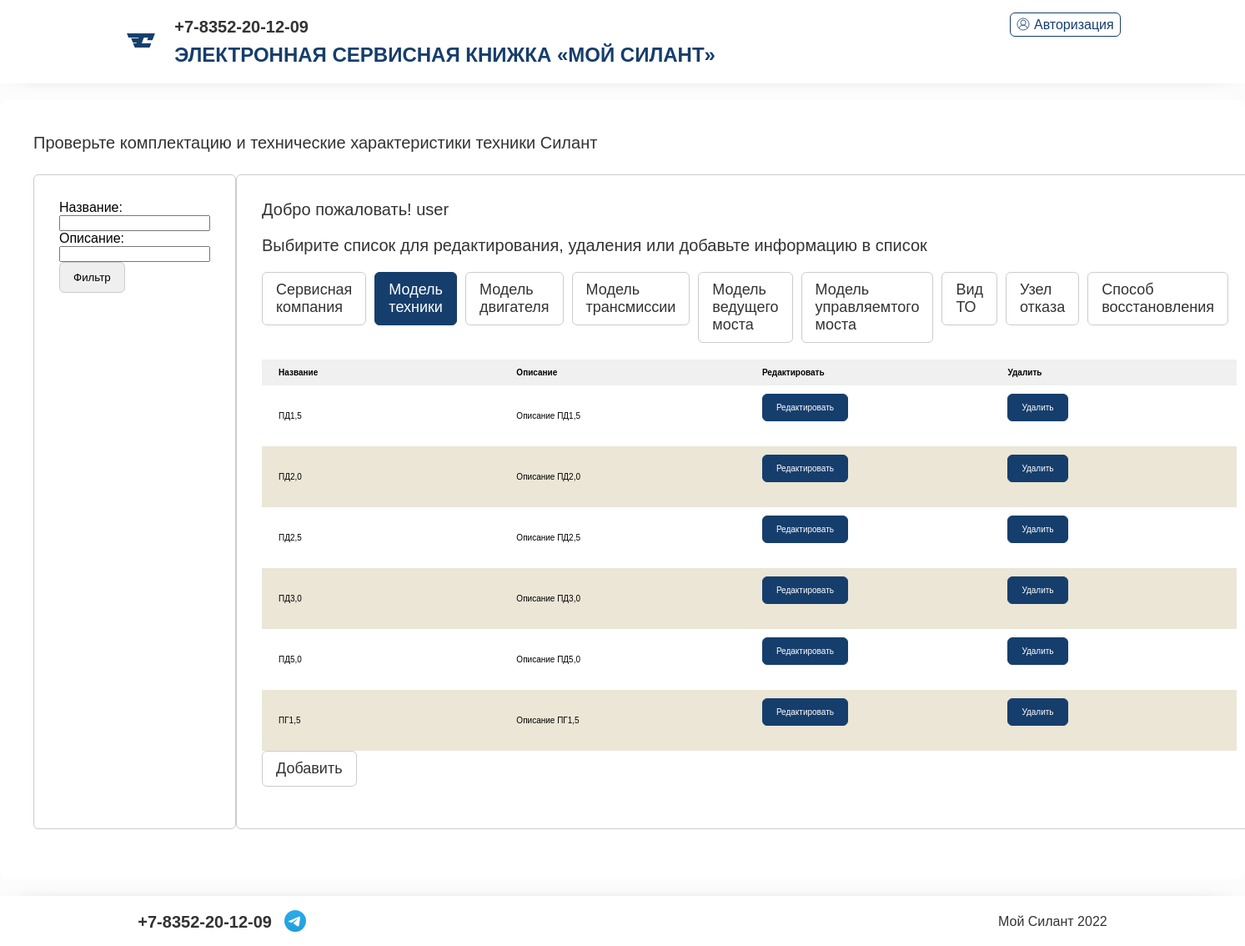
/modeltech/ (signed in), run on the app's committed database.
### service/models.py (models this page shows, shortened)
class TechniqueModel(models.Model):
    name = models.TextField(verbose_name='Название')
    description = models.TextField(verbose_name='Описание')
    class Meta:
        verbose_name = 'Модель техники'

### service/views.py (the view)
# urls.py: path('modeltech/', TechniqueModelListView.as_view(), name='modeltech'),
class TechniqueModelListView(PermissionRequiredMixin, ListView):
    permission_required = ('service.view_techniquemodel')
    model = TechniqueModel
    context_object_name = 'techniquemodel'
    template_name = 'lists/techniquemodel_list.html'
    queryset = TechniqueModel.objects.all()
    login_url = '/'
    def get_context_data(self, **kwargs):  # забираем отфильтрованные объекты переопределяя метод get_context_data у наследуемого класса (привет, полиморфизм, мы скучали!!!)
        context = super().get_context_data(**kwargs)
        context['filter'] = TechniqueModelFilter(self.request.GET, queryset=self.get_queryset())  # вписываем наш фильтр в контекст
        return context

### templates/lists/techniquemodel_list.html (shortened to what this page needs)
<!DOCTYPE html>
{% extends 'base.html' %}
{% load static %}
{% block content %}
<div id="content">
  <div class="centrator">
    <section>
      <div class="line"><span class="title">Проверьте комплектацию и технические характеристики техники Силант</span></div>
      <div class="line">
        <div class="search_result">
        <div class="result_info">
          <div class="result_collection">
            <form method="GET">
              {{ filter.form }}
                <div class="tabs"><input class="tab" type="submit" value="Фильтр"></div>
            </form>
          </div>
        </div>
      </div>
      <div class="column">
        <div class="search_result">
          <div class="result_info"><span>Добро пожаловать! {{request.user.username}}</span></div>
          <div class="result_info"><span>Выбирите список для редактирования, удаления или добавьте информацию в список</span></div>
          <div class="result_collection">
            <div class="tabs">
              <a href="/servisecomp/"><div class="tab"><span>Сервисная компания</span></div></a>
              <a href="/modeltech/"><div class="tab active"><span>Модель техники</span></div></a>
              <a href="/modeleng/"><div class="tab"><span>Модель двигателя</span></div></a>
              <a href="/modeltrans/"><div class="tab"><span>Модель трансмиссии</span></div></a>
              <a href="/modelaxel/"><div class="tab"><span>Модель ведущего моста</span></div></a>
              <a href="/modelsteer/"><div class="tab"><span>Модель управляемтого моста</span></div></a>
              <a href="/servisetype/"><div class="tab"><span>Вид ТО</span></div></a>
              <a href="/fnode/"><div class="tab"><span>Узел отказа</span></div></a>
              <a href="/reco/"><div class="tab"><span>Способ восстановления</span></div></a>
            </div>
          </div>
          <div class="result_collection">
            <table>
              <tbody><tr>
                <th class="nam left">Название</th>
                <th class="nam left">Описание</th>
                <th class="nam left">Редактировать</th>
                <th class="nam left">Удалить</th>
              </tr>
              {% for m in filter.qs %}
              <tr id="myUL">
                <td class="nam left">{{m.name}}</td>
                <td class="nam left">{{m.description}}</td>
                <td class="nam left">
                  <div class="tabs">
                    <a href="{% url 'edit_modeltech' m.pk %}"><div class="tab active"><span><div class="smalltext">Редактировать</div></span></div></a>
                  </div>
                </td>
                <td class="nam left">
                  <div class="tabs">
                    <a href="{% url 'delete_techniquemodel' m.pk %}"><div class="tab active"><span><div class="smalltext">Удалить</div></span></div></a>
                  </div>
                </td>
              </tr>
              {% endfor %}
              </tbody></table>
              <div class="tabs"><a href="{% url 'create_modeltech' %}"><div class="tab"><span>Добавить</span></div></a></div>
          </div>
        </div>
      </div>
    </div>
  </div>
</div>
{% endblock content %}

### static/css/app_debug.css (style rules this page uses)
:root { --cold-color: #163e6c; --hot-color: #d20a11; --blanc-color: #ebe6d6; --basic-text-color: #333; --basic-border-color: #ccc; }
.smalltext { font-size: 10px; }
* { padding: 0; margin: 0; }
p, span, li { color: var(--basic-text-color); }
a:link, a:any-link { color: var(--cold-color); text-decoration: none; }
div, input, header, footer, section { box-sizing: border-box; position: relative; }
body { min-height: 100vh; display: flex; flex-direction: column; background: #fcfcfc; font-family: Astra Sans, Helvetica, Arial, sans-serif; }
.line { display: flex; flex-direction: row; width: 100%; }
.column { flex-direction: column; width: 100%; }
.centrator { display: flex; flex-direction: row; min-width: 80%; }
#content { align-self: stretch; display: flex; flex: 1; justify-content: center; }
#content section { background: #fff; width: 100%; margin: 20px 0; padding: 40px; border-radius: 10px; height: min-content; }
#content section .search_result { border: 1px solid var(--basic-border-color); padding: 30px; margin: 20px 0; border-radius: 6px; }
#content section .search_result .result_info span { font-size: 20px; display: block; margin: 0 0 20px; }
#content section .search_result .result_collection .tabs { display: flex; margin-bottom: 20px; }
#content section .search_result .result_collection .tabs .tab { padding: 10px 16px; border-radius: 6px; margin-right: 10px; border: 1px solid var(--basic-border-color); cursor: pointer; }
#content section .search_result .result_collection .tabs .tab span { font-size: 18px; }
#content section .search_result .result_collection .tabs .tab.active, #content section .search_result .result_collection .tabs .tab:hover { border-color: var(--cold-color); background: var(--cold-color); }
#content section .search_result .result_collection .tabs .tab.active span, #content section .search_result .result_collection .tabs .tab:hover span { color: #fff; }
#content section .search_result .result_collection table { border-spacing: 0; max-width: 100%; min-width: 100%; empty-cells: show; }
#content section .search_result .result_collection table tr th { background: #f0f0f0; font-weight: bold; font-size: 10px; }
#content section .search_result .result_collection table tr td { border-spacing: 0; }
#content section .search_result .result_collection table tr:nth-child(2n+1) td { background: var(--blanc-color); }
#content section .search_result .result_collection table tr td, #content section .search_result .result_collection table tr th { padding: 10px 20px; }
#content section .search_result .result_collection table tr td.left, #content section .search_result .result_collection table tr th.left { text-align: left; }
#content section .search_result .result_collection table tr td.nam, #content section .search_result .result_collection table tr th.nam { min-width: 10px; max-width: 50px; font-size: 10px; }
#content section .title { font-size: 20px; cursor: default; margin-bottom: 6px; }
#content section form { width: 100%; display: flex; flex-direction: column; }

### data on the page
TechniqueModel: name "ПД1,5", description "Описание ПД1,5"
TechniqueModel: name "ПД2,0", description "Описание ПД2,0"
TechniqueModel: name "ПД2,5", description "Описание ПД2,5"
TechniqueModel: name "ПД3,0", description "Описание ПД3,0"
TechniqueModel: name "ПД5,0", description "Описание ПД5,0"
TechniqueModel: name "ПГ1,5", description "Описание ПГ1,5"

### other printed values
{{ request.user.username }} "user"
